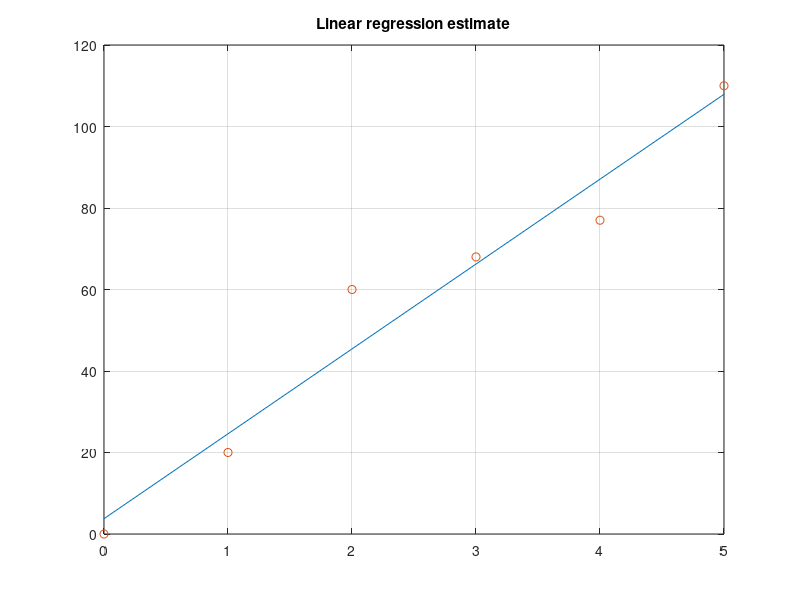

MATLAB code for this plot:
x=[0 1 2 3 4 5];
y=[0 20 60 68 77 110];
coef=polyfit(x,y,1); % coef ????????????
a0=coef(1); a1=coef(2);
ybest=a0*x+a1; % ?????????????
sum_sq=sum((y-ybest).^2); % ??????? 356.82
axis([-1,6,-20,120])
plot(x,ybest,x,y,'o'), title('Linear regression estimate'), grid